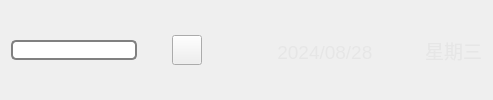
      <widget class="QWidget" name="widget_01" native="true">
       <layout class="QHBoxLayout" name="horizontalLayout_12" stretch="0,0,3">
        <property name="spacing">
         <number>35</number>
        </property>
        <item>
         <layout class="QHBoxLayout" name="horizontalLayout">
          <item>
           <widget class="QLineEdit" name="lineEdit_City">
            <property name="styleSheet">
             <string notr="true"> QLineEdit {
     border: 2px solid gray;
     border-radius: 5px;
     padding: 0 8px;
     background: white;
     selection-background-color: darkgray;
 }
</string>
            </property>
            <property name="text">
             <string/>
            </property>
           </widget>
          </item>
          <item>
           <widget class="QPushButton" name="pushButton_Search">
            <property name="minimumSize">
             <size>
              <width>30</width>
              <height>30</height>
             </size>
            </property>
            <property name="maximumSize">
             <size>
              <width>30</width>
              <height>30</height>
             </size>
            </property>
            <property name="styleSheet">
             <string notr="true"/>
            </property>
            <property name="text">
             <string/>
            </property>
            <property name="icon">
             <iconset resource="res.qrc">
              <normaloff>:/res/search.png</normaloff>:/res/search.png</iconset>
            </property>
           </widget>
          </item>
         </layout>
        </item>
        <item>
         <spacer name="horizontalSpacer">
          <property name="orientation">
           <enum>Qt::Horizontal</enum>
          </property>
          <property name="sizeHint" stdset="0">
           <size>
            <width>40</width>
            <height>20</height>
           </size>
          </property>
         </spacer>
        </item>
        <item>
         <widget class="QLabel" name="label_Date">
          <property name="font">
           <font>
            <family>Microsoft YaHei UI</family>
            <pointsize>14</pointsize>
            <italic>false</italic>
            <bold>false</bold>
           </font>
          </property>
          <property name="styleSheet">
           <string notr="true">color: rgb(230, 230, 230);</string>
          </property>
          <property name="text">
           <string>2024/08/28          星期三</string>
          </property>
          <property name="alignment">
           <set>Qt::AlignRight|Qt::AlignTrailing|Qt::AlignVCenter</set>
          </property>
         </widget>
        </item>
       </layout>
      </widget>
